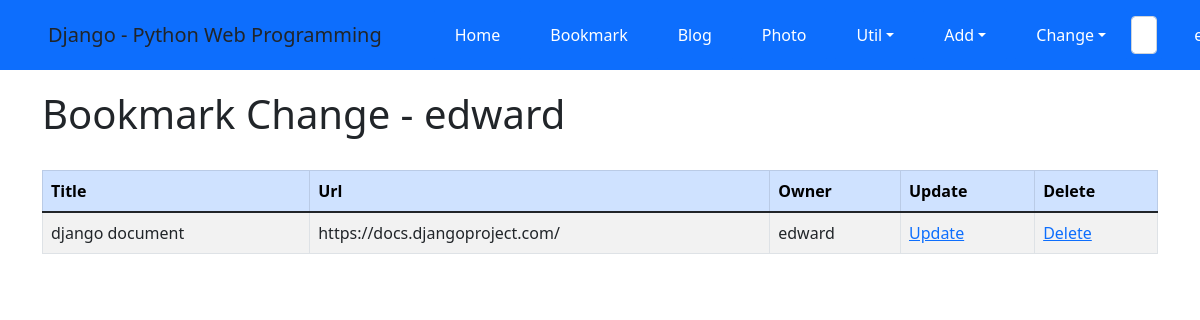
The app's page /bookmark/change/ (signed in) with its own data.
### bookmark/models.py (models this page shows, shortened)
class Bookmark(models.Model):
    title = models.CharField('TITLE', max_length=200, blank=True)
    url = models.URLField('URL', unique=True)
    owner = models.ForeignKey(User, on_delete=models.CASCADE, blank=True, null=True) #

### bookmark/views.py (the view)
# urls.py: path('change/', views.BookmarkChangeLV.as_view(), name='change',),
class BookmarkChangeLV(ListView):
    template_name = 'bookmark/bookmark_change_list.html'
    def get_queryset(self):
        return Bookmark.objects.filter(owner=self.request.user)

### bookmark/templates/bookmark/bookmark_change_list.html (shortened to what this page needs)
{% extends 'base.html' %}
{% block content %}
    <h1>Bookmark Change - {{user}}</h1>
    <br>
    <table class="table table-bordered table-condesed table-striped">
        <thead>
            <tr class="table-primary">
                <th>Title</th>
                <th>Url</th>
                <th>Owner</th>
                <th>Update</th>
                <th>Delete</th>
            </tr>
        </thead>
        <tbody>
            {% for item in object_list %}
            <tr>
               <td>{{item.title}}</td>
               <td>{{item.url}}</td>
               <td>{{item.owner}}</td>
               <td><a href="{% url 'bookmark:update' item.id %}">Update</a></td>
               <td><a href="{% url 'bookmark:delete' item.id %}">Delete</a></td>
            </tr>
            {% endfor %}
        </tbody>
    </table>
{% endblock %}

### records on screen
Bookmark: title "django document", url "https://docs.djangoproject.com/", owner "edward"

### other values on screen
{{ user }} "edward"
